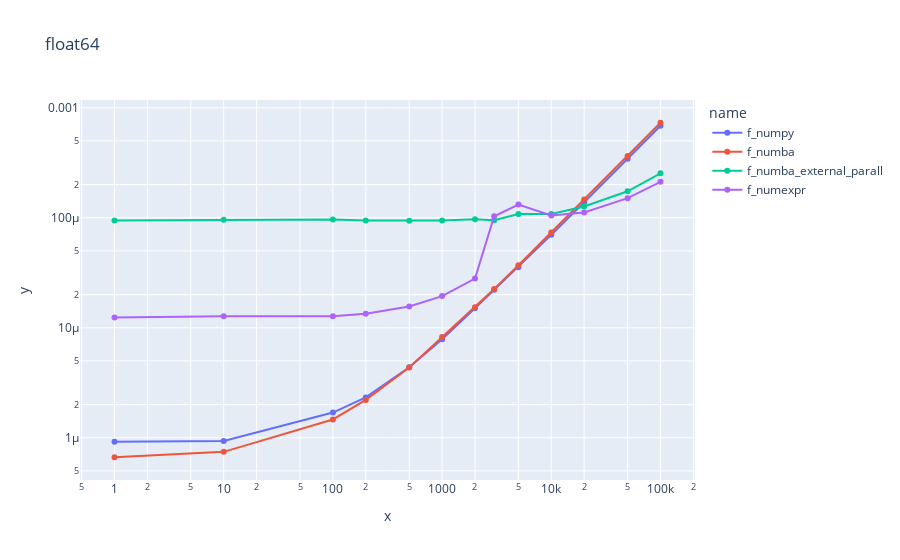

The code cell stored with this chart in its notebook:
### Code cell
fig = px.line(df, x='x', y='y', color='name', 
              log_x=True, log_y=True, markers=True, title='float64')
fig.show()

### Figure 1 — Plotly figure (JSON) as saved in the notebook; plotly's stock layout.template omitted (floating-point values rounded to 4 significant figures)
{"data": [{"hovertemplate": "name=f_numpy<br>x=%{x}<br>y=%{y}<extra></extra>", "legendgroup": "f_numpy", "line": {"color": "#636efa", "dash": "solid"}, "marker": {"symbol": "circle"}, "mode": "markers+lines", "name": "f_numpy", "orientation": "v", "showlegend": true, "type": "scatter", "x": [1, 10, 100, 200, 500, 1000, 2000, 3000, 5000, 10000, 20000, 50000, 100000], "xaxis": "x", "y": [9.195e-07, 9.335e-07, 1.693e-06, 2.326e-06, 4.378e-06, 7.881e-06, 1.501e-05, 2.21e-05, 3.544e-05, 7.005e-05, 0.0001385, 0.0003438, 0.0006863], "yaxis": "y"}, {"hovertemplate": "name=f_numba<br>x=%{x}<br>y=%{y}<extra></extra>", "legendgroup": "f_numba", "line": {"color": "#EF553B", "dash": "solid"}, "marker": {"symbol": "circle"}, "mode": "markers+lines", "name": "f_numba", "orientation": "v", "showlegend": true, "type": "scatter", "x": [1, 10, 100, 200, 500, 1000, 2000, 3000, 5000, 10000, 20000, 50000, 100000], "xaxis": "x", "y": [6.648e-07, 7.443e-07, 1.466e-06, 2.208e-06, 4.351e-06, 8.244e-06, 1.538e-05, 2.249e-05, 3.701e-05, 7.358e-05, 0.0001465, 0.0003642, 0.0007306], "yaxis": "y"}, {"hovertemplate": "name=f_numba_external_parall<br>x=%{x}<br>y=%{y}<extra></extra>", "legendgroup": "f_numba_external_parall", "line": {"color": "#00cc96", "dash": "solid"}, "marker": {"symbol": "circle"}, "mode": "markers+lines", "name": "f_numba_external_parall", "orientation": "v", "showlegend": true, "type": "scatter", "x": [1, 10, 100, 200, 500, 1000, 2000, 3000, 5000, 10000, 20000, 50000, 100000], "xaxis": "x", "y": [9.465e-05, 9.595e-05, 9.66e-05, 9.461e-05, 9.384e-05, 9.421e-05, 9.71e-05, 9.5e-05, 0.0001081, 0.0001081, 0.0001264, 0.000174, 0.0002537], "yaxis": "y"}, {"hovertemplate": "name=f_numexpr<br>x=%{x}<br>y=%{y}<extra></extra>", "legendgroup": "f_numexpr", "line": {"color": "#ab63fa", "dash": "solid"}, "marker": {"symbol": "circle"}, "mode": "markers+lines", "name": "f_numexpr", "orientation": "v", "showlegend": true, "type": "scatter", "x": [1, 10, 100, 200, 500, 1000, 2000, 3000, 5000, 10000, 20000, 50000, 100000], "xaxis": "x", "y": [1.239e-05, 1.274e-05, 1.269e-05, 1.342e-05, 1.563e-05, 1.94e-05, 2.802e-05, 0.0001031, 0.0001319, 0.000105, 0.0001115, 0.0001507, 0.0002121], "yaxis": "y"}], "layout": {"legend": {"title": {"text": "name"}, "tracegroupgap": 0}, "title": {"text": "float64"}, "xaxis": {"anchor": "y", "domain": [0, 1], "title": {"text": "x"}, "type": "log"}, "yaxis": {"anchor": "x", "domain": [0, 1], "title": {"text": "y"}, "type": "log"}}}
